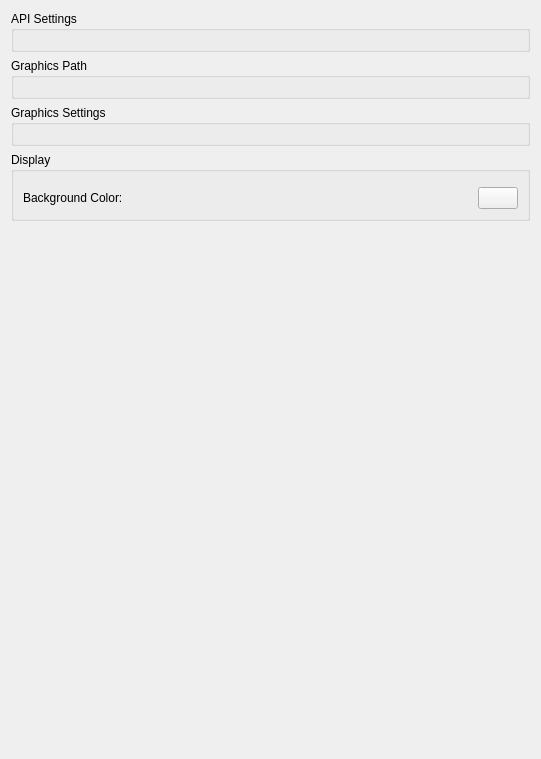
<?xml version="1.0" encoding="UTF-8"?>
<ui version="4.0">
 <class>ConfigureGraphics</class>
 <widget class="QWidget" name="ConfigureGraphics">
  <property name="geometry">
   <rect>
    <x>0</x>
    <y>0</y>
    <width>541</width>
    <height>759</height>
   </rect>
  </property>
  <property name="windowTitle">
   <string>Form</string>
  </property>
  <property name="accessibleName">
   <string>Graphics</string>
  </property>
  <layout class="QVBoxLayout" name="verticalLayout_1">
   <item>
    <layout class="QVBoxLayout" name="verticalLayout_2">
     <item>
      <widget class="QGroupBox" name="groupBox_2">
       <property name="title">
        <string>API Settings</string>
       </property>
       <layout class="QVBoxLayout" name="verticalLayout_3">
        <item>
         <widget class="QWidget" name="api_widget" native="true">
          <layout class="QHBoxLayout" name="horizontalLayout">
           <property name="leftMargin">
            <number>0</number>
           </property>
           <property name="topMargin">
            <number>0</number>
           </property>
           <property name="rightMargin">
            <number>0</number>
           </property>
           <property name="bottomMargin">
            <number>0</number>
           </property>
          </layout>
         </widget>
        </item>
       </layout>
      </widget>
     </item>
     <item>
      <widget class="QGroupBox" name="graphics_path_group">
       <property name="title">
        <string>Graphics Path</string>
       </property>
       <layout class="QVBoxLayout" name="graphics_path_group_layout">
        <item>
         <widget class="QWidget" name="graphics_path_widget" native="true">
          <layout class="QVBoxLayout" name="graphics_path_layout">
           <property name="leftMargin">
            <number>0</number>
           </property>
           <property name="topMargin">
            <number>0</number>
           </property>
           <property name="rightMargin">
            <number>0</number>
           </property>
           <property name="bottomMargin">
            <number>0</number>
           </property>
          </layout>
         </widget>
        </item>
       </layout>
      </widget>
     </item>
     <item>
      <widget class="QGroupBox" name="groupBox">
       <property name="maximumSize">
        <size>
         <width>16777215</width>
         <height>16777215</height>
        </size>
       </property>
       <property name="title">
        <string>Graphics Settings</string>
       </property>
       <layout class="QVBoxLayout" name="verticalLayout_4">
        <item>
         <widget class="QWidget" name="graphics_widget" native="true">
          <layout class="QVBoxLayout" name="verticalLayout">
           <property name="leftMargin">
            <number>0</number>
           </property>
           <property name="topMargin">
            <number>0</number>
           </property>
           <property name="rightMargin">
            <number>0</number>
           </property>
           <property name="bottomMargin">
            <number>0</number>
           </property>
          </layout>
         </widget>
        </item>
       </layout>
      </widget>
     </item>
     <item>
      <widget class="QGroupBox" name="display_group">
       <property name="title">
        <string>Display</string>
       </property>
       <layout class="QVBoxLayout" name="display_group_layout">
        <item>
         <widget class="QWidget" name="display_widget" native="true">
          <layout class="QVBoxLayout" name="display_layout">
           <property name="leftMargin">
            <number>0</number>
           </property>
           <property name="topMargin">
            <number>0</number>
           </property>
           <property name="rightMargin">
            <number>0</number>
           </property>
           <property name="bottomMargin">
            <number>0</number>
           </property>
          </layout>
         </widget>
        </item>
        <item>
         <widget class="QWidget" name="bg_widget" native="true">
          <layout class="QHBoxLayout" name="bg_layout">
           <property name="leftMargin">
            <number>0</number>
           </property>
           <property name="topMargin">
            <number>0</number>
           </property>
           <property name="rightMargin">
            <number>0</number>
           </property>
           <property name="bottomMargin">
            <number>0</number>
           </property>
           <item>
            <widget class="QLabel" name="label">
             <property name="sizePolicy">
              <sizepolicy hsizetype="Expanding" vsizetype="Preferred">
               <horstretch>0</horstretch>
               <verstretch>0</verstretch>
              </sizepolicy>
             </property>
             <property name="text">
              <string>Background Color:</string>
             </property>
            </widget>
           </item>
           <item>
            <widget class="QPushButton" name="bg_button">
             <property name="sizePolicy">
              <sizepolicy hsizetype="Preferred" vsizetype="Preferred">
               <horstretch>0</horstretch>
               <verstretch>0</verstretch>
              </sizepolicy>
             </property>
             <property name="maximumSize">
              <size>
               <width>40</width>
               <height>16777215</height>
              </size>
             </property>
             <property name="text">
              <string/>
             </property>
            </widget>
           </item>
          </layout>
         </widget>
        </item>
       </layout>
      </widget>
     </item>
    </layout>
   </item>
   <item>
    <spacer name="verticalSpacer">
     <property name="orientation">
      <enum>Qt::Vertical</enum>
     </property>
     <property name="sizeHint" stdset="0">
      <size>
       <width>20</width>
       <height>40</height>
      </size>
     </property>
    </spacer>
   </item>
  </layout>
 </widget>
 <resources/>
 <connections/>
</ui>
